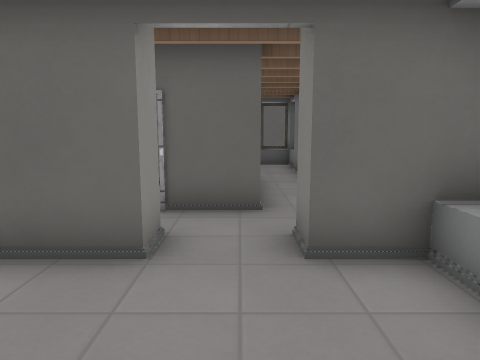
[1] (above)

17 first-person views from a walk through a Godot game level. The camera is 1.4 m above the floor, tilts 8° down and sees 70° across. Doors that lead somewhere are drawn open, without their leaves. The floor is counted in squares, 1 m on a side. Each view is taken from the middle of a square. On the plan, view 1 faces up. The plan holds only what a view shows up to about 15 squares ahead; the rest is blank. Surface patterns are stand-ins for the level's own textures.

[2]
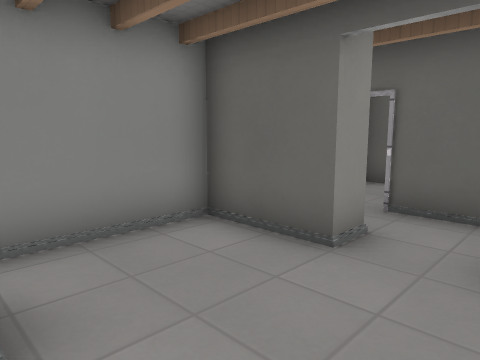

[3]
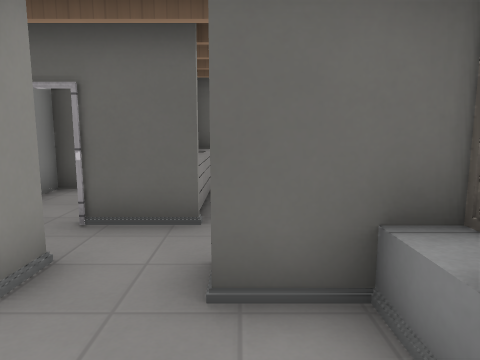

[4]
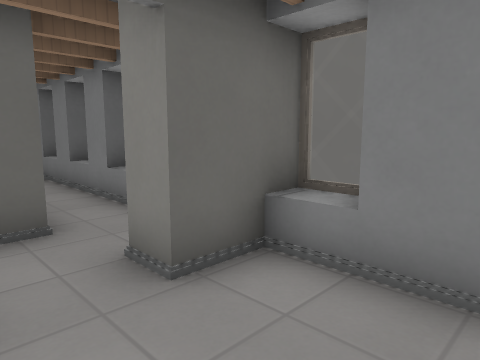

[5]
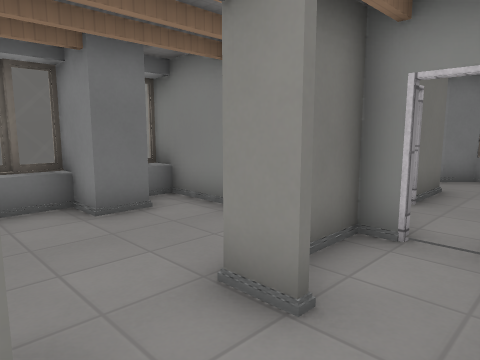

[6]
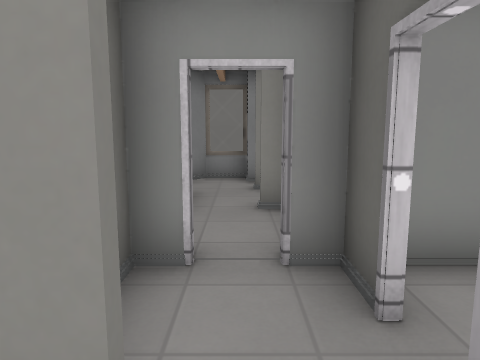

[7]
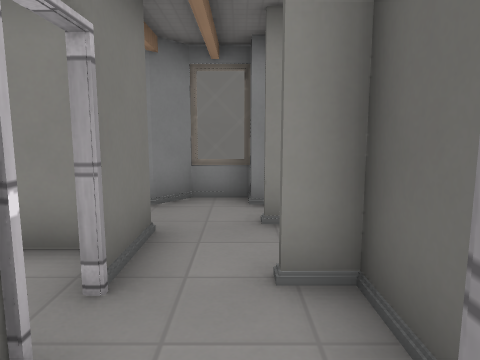

[8]
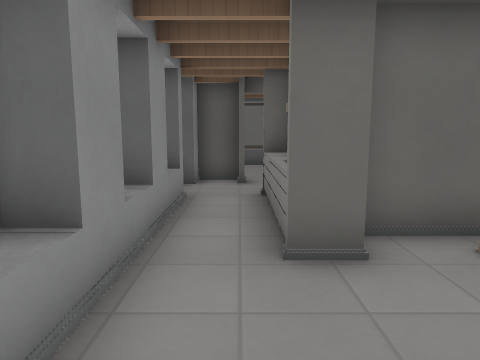

[9]
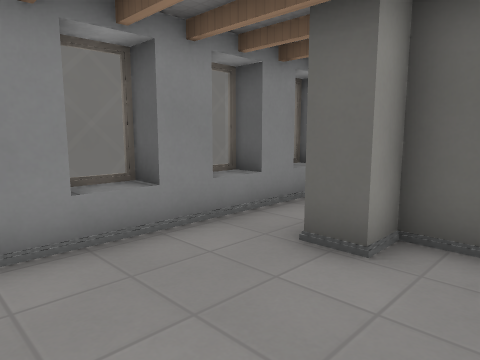

[10]
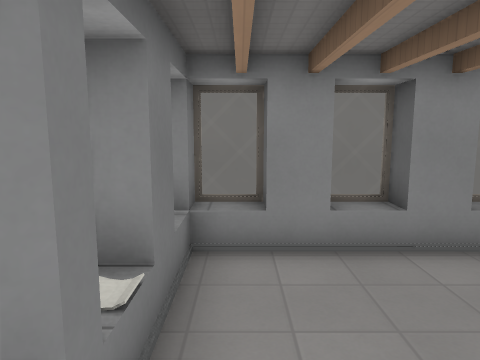

[11]
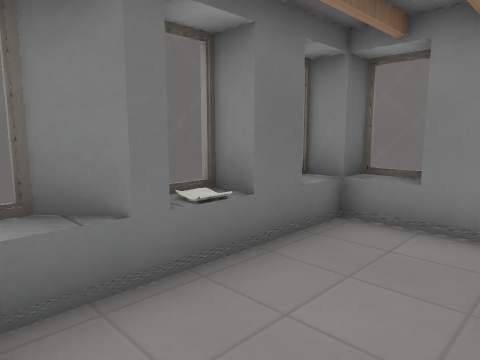

[12]
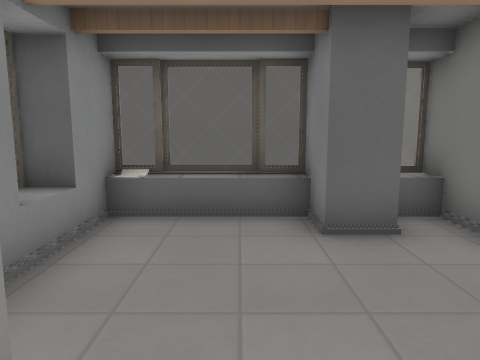

[13]
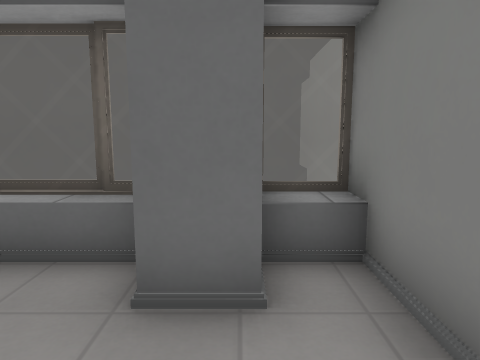

[14]
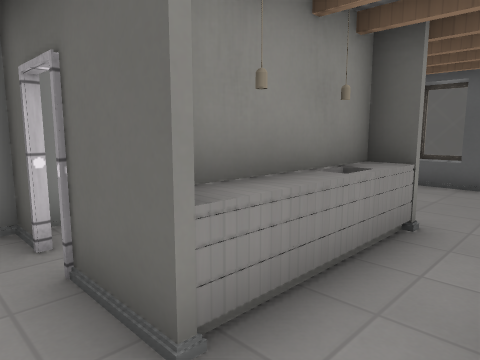

[15]
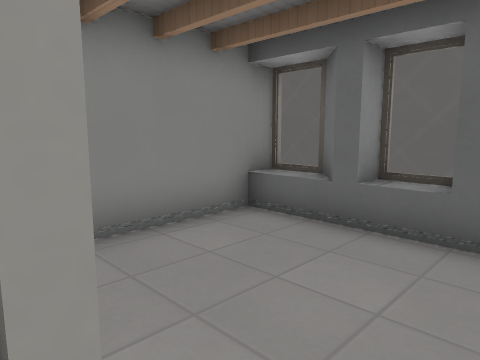

[16]
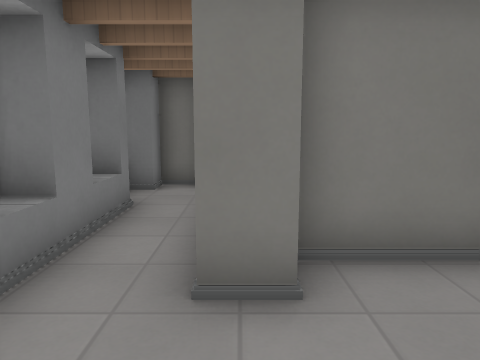

[17]
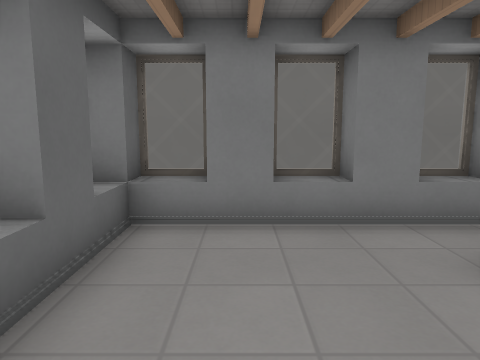

### Floor plan
Key: @ floor where view 1 was taken; # wall or solid block; x gap in a wall; . floor; / step, stairs or slope; D open door; = window, fence, low wall or low ledge; ^ raised ledge; C counter; O other object.
Columns run from 10 left of view 1 to 3 right of it. Each row starts with its distance up from view 1.
 16       #####
 15       #^#^#^^#
 14       #.....^#
 13       #.....##
 12       #.....^#
 11  #=##^#.....##
 10 ##..#x#...#.^#
  9 #^....####C.##
  8  #....#.. C.^#
  7  ^....#.. C.^#
  6 ###.####D##..#
  5 #.....D......#
  4 #..##D###..###
  3 ^#.C..#.....^#
  2  x.C  #.....#
  1 ##.C###.....^
  0 #^.#..#.#.@.
 -1 ##....#^##^
 -2 #^.....#
 -3 ##....
 -4 #^..../
 -5 #^#^O#^
 -6  #####

Positions as (right, up) in squares from view 1, and headings:
1: (0, 0), facing up
2: (1, 0), facing up-left
3: (1, 1), facing up
4: (-1, 1), facing up-right
5: (1, 6), facing down-left
6: (0, 5), facing left
7: (-3, 5), facing left
8: (-8, -4), facing up
9: (-5, -4), facing up-left
10: (-4, -4), facing left
11: (-4, -2), facing down-left
12: (-7, 5), facing up
13: (-5, 7), facing up
14: (2, 5), facing up-left
15: (1, 10), facing up-left
16: (0, 13), facing down
17: (-3, 13), facing right
